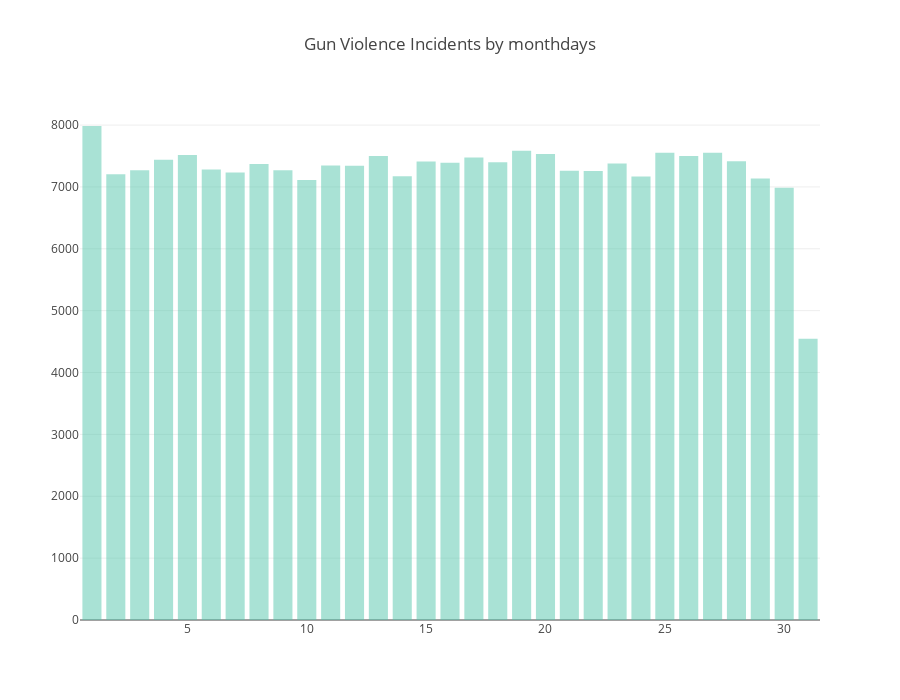

The notebook cell saved with this chart:
### Code cell
def create_stack_bar_data(col):
    aggregated = df[col].value_counts()
    x_values = aggregated.index.tolist()
    y_values = aggregated.values.tolist()
    return x_values, y_values

x1, y1 = create_stack_bar_data('monthday')
x1 = x1[:]
y1 = y1[:]
trace1 = go.Bar(x=x1, y=y1, opacity=.8, name="monthday count", marker=dict(color=['rgba(77, 197, 168, 0.6)',
                                                                               'rgba(77, 197, 168, 0.6)',
                                                                               'rgba(77, 197, 168, 0.6)',
                                                                               'rgba(77, 197, 168, 0.6)',
                                                                               'rgba(77, 197, 168, 0.6)',
                                                                               'rgba(77, 197, 168, 0.6)',
                                                                               'rgba(77, 197, 168, 0.6)','rgba(77, 197, 168, 0.6)','rgba(77, 197, 168, 0.6)','rgba(77, 197, 168, 0.6)','rgba(77, 197, 168, 0.6)','rgba(77, 197, 168, 0.6)','rgba(77, 197, 168, 0.6)','rgba(77, 197, 168, 0.6)','rgba(77, 197, 168, 0.6)','rgba(77, 197, 168, 0.6)','rgba(77, 197, 168, 0.6)','rgba(77, 197, 168, 0.6)','rgba(77, 197, 168, 0.6)','rgba(77, 197, 168, 0.6)','rgba(77, 197, 168, 0.6)','rgba(77, 197, 168, 0.6)','rgba(77, 197, 168, 0.6)',
                                                                               'rgba(77, 197, 168, 0.6)','rgba(77, 197, 168, 0.6)','rgba(77, 197, 168, 0.6)','rgba(77, 197, 168, 0.6)','rgba(77, 197, 168, 0.6)','rgba(77, 197, 168, 0.6)','rgba(77, 197, 168, 0.6)','rgba(77, 197, 168, 0.6)']))
layout = dict(height=700, title='Gun Violence Incidents by monthdays', legend=dict(orientation="h"))
fig = go.Figure(data=[trace1], layout=layout)
iplot(fig)

### Figure 1 — Plotly figure (JSON) as saved in the notebook; plotly's stock layout.template omitted (floating-point values rounded to 4 significant figures)
{"data": [{"marker": {"color": ["rgba(77, 197, 168, 0.6)", "rgba(77, 197, 168, 0.6)", "rgba(77, 197, 168, 0.6)", "rgba(77, 197, 168, 0.6)", "rgba(77, 197, 168, 0.6)", "rgba(77, 197, 168, 0.6)", "rgba(77, 197, 168, 0.6)", "rgba(77, 197, 168, 0.6)", "rgba(77, 197, 168, 0.6)", "rgba(77, 197, 168, 0.6)", "rgba(77, 197, 168, 0.6)", "rgba(77, 197, 168, 0.6)", "rgba(77, 197, 168, 0.6)", "rgba(77, 197, 168, 0.6)", "rgba(77, 197, 168, 0.6)", "rgba(77, 197, 168, 0.6)", "rgba(77, 197, 168, 0.6)", "rgba(77, 197, 168, 0.6)", "rgba(77, 197, 168, 0.6)", "rgba(77, 197, 168, 0.6)", "rgba(77, 197, 168, 0.6)", "rgba(77, 197, 168, 0.6)", "rgba(77, 197, 168, 0.6)", "rgba(77, 197, 168, 0.6)", "rgba(77, 197, 168, 0.6)", "rgba(77, 197, 168, 0.6)", "rgba(77, 197, 168, 0.6)", "rgba(77, 197, 168, 0.6)", "rgba(77, 197, 168, 0.6)", "rgba(77, 197, 168, 0.6)", "rgba(77, 197, 168, 0.6)"]}, "name": "monthday count", "opacity": 0.8, "type": "bar", "uid": "2ca54ad9-d138-46a9-b2b6-106604937bc0", "x": [1, 19, 25, 27, 20, 5, 26, 13, 17, 4, 28, 15, 18, 16, 23, 8, 11, 12, 6, 9, 3, 21, 22, 7, 2, 14, 24, 29, 10, 30, 31], "y": [7985, 7585, 7553, 7552, 7534, 7515, 7502, 7499, 7476, 7438, 7416, 7413, 7401, 7389, 7378, 7370, 7345, 7343, 7280, 7271, 7271, 7262, 7256, 7233, 7206, 7174, 7169, 7136, 7114, 6985, 4546]}], "layout": {"height": 700, "legend": {"orientation": "h"}, "title": {"text": "Gun Violence Incidents by monthdays"}}}
